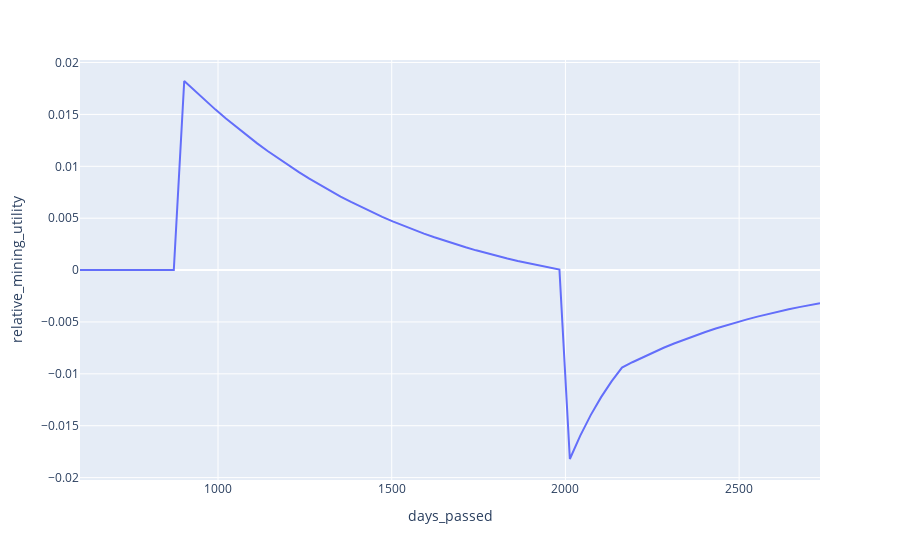

The code cell stored with this chart in its notebook:
### Code cell
y_1 = set_1_df.query('run == 2').mining_utility.droplevel(0)
y_2 = set_1_df.query('run == 4').mining_utility.droplevel(0)
y = y_2 - y_1

fig_df =(set_1_df.reset_index(drop=False)
                 .query('timestep > 1')
                 .assign(relative_mining_utility=y))


fig = px.line(fig_df,
              x='days_passed',
              y='relative_mining_utility')
fig.show()

### Figure 1 — Plotly figure (JSON) as saved in the notebook; plotly's stock layout.template omitted (floating-point values rounded to 4 significant figures; data arrays with more than 128 entries replaced by an {"elided": "..."} marker saying what was removed)
{"data": [{"hovertemplate": "days_passed=%{x}<br>relative_mining_utility=%{y}<extra></extra>", "legendgroup": "", "line": {"color": "#636efa", "dash": "solid"}, "marker": {"symbol": "circle"}, "mode": "lines", "name": "", "orientation": "v", "showlegend": false, "type": "scatter", "x": {"elided": "288 float values"}, "xaxis": "x", "y": {"elided": "288 float values"}, "yaxis": "y"}], "layout": {"legend": {"tracegroupgap": 0}, "margin": {"t": 60}, "xaxis": {"anchor": "y", "domain": [0, 1], "title": {"text": "days_passed"}}, "yaxis": {"anchor": "x", "domain": [0, 1], "title": {"text": "relative_mining_utility"}}}}
